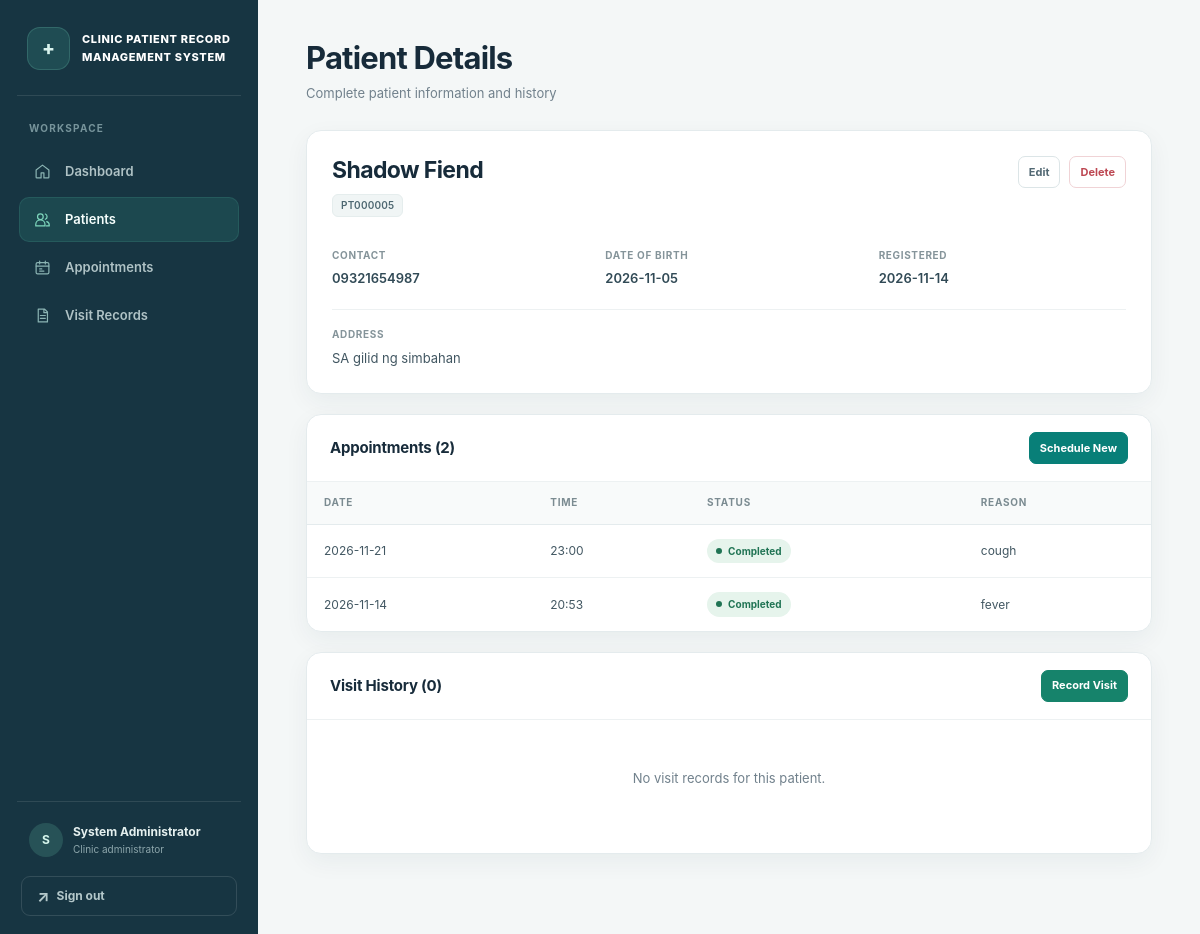
Page /patients/12 (signed in) on the committed database.
### tables this page shows
CREATE TABLE patients (
    patient_id INTEGER PRIMARY KEY AUTOINCREMENT,
    patient_code TEXT UNIQUE NOT NULL,
    name TEXT NOT NULL,
    contact TEXT,
    date_of_birth TEXT,
    address TEXT,
    created_at TEXT NOT NULL DEFAULT CURRENT_TIMESTAMP,
    updated_at TEXT NOT NULL DEFAULT CURRENT_TIMESTAMP
);

CREATE TABLE appointments (
    appointment_id INTEGER PRIMARY KEY AUTOINCREMENT,
    patient_id INTEGER NOT NULL,
    visit_date TEXT NOT NULL,
    time TEXT NOT NULL,
    status TEXT NOT NULL DEFAULT 'Scheduled',
    reason TEXT,
    created_at TEXT NOT NULL DEFAULT CURRENT_TIMESTAMP,
    updated_at TEXT NOT NULL DEFAULT CURRENT_TIMESTAMP,
    FOREIGN KEY (patient_id) REFERENCES patients(patient_id) ON DELETE CASCADE,
    CHECK (status IN ('Scheduled', 'Completed', 'Cancelled'))
);

### app.py (the view)
@app.route('/patients/<int:patient_id>')
@login_required
def patient_details(patient_id):
    patient = db.get_patient_by_id(patient_id)
    if not patient:
        flash('Patient not found.', 'error')
        return redirect(url_for('patients'))
    appointments = db.get_appointments_by_patient(patient_id)
    visits = db.get_visits_by_patient(patient_id)
    return render_template('patient_details.html', patient=patient, appointments=appointments, visits=visits)

### app.py (called while the page is built)
@app.after_request
def prevent_auth_page_caching(response):
    if request.endpoint in {'login', 'logout'}:
        response.headers['Cache-Control'] = 'no-store, no-cache, must-revalidate, max-age=0'
        response.headers['Pragma'] = 'no-cache'
        response.headers['Expires'] = '0'
    return response

def login_required(f):
    @wraps(f)
    def decorated_function(*args, **kwargs):
        if 'user_id' not in session:
            flash('Please log in to access this page.', 'error')
            return redirect(url_for('login'))
        return f(*args, **kwargs)
    return decorated_function

### database.py (called while the page is built)
def get_db_connection():
    conn = sqlite3.connect(DATABASE_PATH)
    conn.row_factory = sqlite3.Row
    conn.execute('PRAGMA foreign_keys = ON')
    return conn

def get_patient_by_id(patient_id):
    conn = get_db_connection()
    patient = conn.execute('SELECT * FROM patients WHERE patient_id = ?', (patient_id,)).fetchone()
    conn.close()
    return patient

def get_appointments_by_patient(patient_id):
    conn = get_db_connection()
    appointments = conn.execute(
        '''SELECT * FROM appointments
           WHERE patient_id = ?
           ORDER BY visit_date DESC, time DESC''',
        (patient_id,)
    ).fetchall()
    conn.close()
    return appointments

def get_visits_by_patient(patient_id):
    conn = get_db_connection()
    visits = conn.execute(
        '''SELECT * FROM visits
           WHERE patient_id = ?
           ORDER BY visit_date DESC''',
        (patient_id,)
    ).fetchall()
    conn.close()
    return visits

### templates/patient_details.html (shortened to what this page needs)
{% extends "base.html" %}
{% block content %}
<div class="content-header">
    <h1>Patient Details</h1>
    <p>Complete patient information and history</p>
</div>
<div class="patient-header">
    <div class="patient-title-row">
        <div>
            <h2>{{ patient.name }}</h2>
            <p class="patient-code">{{ patient.patient_code }}</p>
        </div>
        <div class="action-buttons">
            <a href="{{ url_for('edit_patient', patient_id=patient.patient_id) }}" class="btn btn-secondary btn-small">Edit</a>
            <form method="POST" action="{{ url_for('delete_patient', patient_id=patient.patient_id) }}" onsubmit="return confirm('Are you sure you want to delete this patient? This will also delete all associated appointments and visits.');">
                <button type="submit" class="btn btn-danger btn-small">Delete</button>
            </form>
        </div>
    </div>
    <div class="patient-info-grid">
        <div class="info-item">
            <label>Contact</label>
            <span>{{ patient.contact or '—' }}</span>
        </div>
        <div class="info-item">
            <label>Date of Birth</label>
            <span>{{ patient.date_of_birth or '—' }}</span>
        </div>
        <div class="info-item">
            <label>Registered</label>
            <span>{{ patient.created_at[:10] }}</span>
        </div>
    </div>
    {% if patient.address %}
    <div class="patient-address">
        <label>Address</label>
        <p>{{ patient.address }}</p>
    </div>
    {% endif %}
</div>
<div class="card">
    <div class="card-header">
        <h2>Appointments ({{ appointments|length }})</h2>
        <a href="{{ url_for('schedule_appointment', patient_id=patient.patient_id) }}" class="btn btn-primary btn-small">Schedule New</a>
    </div>
    {% if appointments %}
    <div class="table-container">
        <table class="data-table">
            <thead>
                <tr>
                    <th>Date</th>
                    <th>Time</th>
                    <th>Status</th>
                    <th>Reason</th>
                </tr>
            </thead>
            <tbody>
                {% for appointment in appointments %}
                <tr>
                    <td>{{ appointment.visit_date }}</td>
                    <td>{{ appointment.time }}</td>
                    <td>
                        <span class="status-badge status-{{ appointment.status.lower() }}">{{ appointment.status }}</span>
                    </td>
                    <td>{{ appointment.reason or '—' }}</td>
                </tr>
                {% endfor %}
            </tbody>
        </table>
    </div>
    {% else %}
    <div class="empty-state">
        <p>No appointments scheduled for this patient.</p>
    </div>
    {% endif %}
</div>
<div class="card">
    <div class="card-header">
        <h2>Visit History ({{ visits|length }})</h2>
        <a href="{{ url_for('record_visit', patient_id=patient.patient_id) }}" class="btn btn-success btn-small">Record Visit</a>
    </div>
    {% if visits %}
    <div class="timeline">
        {% for visit in visits %}
        <div class="timeline-item">
            <div class="timeline-date">{{ visit.visit_date }}</div>
            <div class="timeline-content">
                {% if visit.diagnosis %}
                <h4>{{ visit.diagnosis }}</h4>
                {% endif %}
                <p>{{ visit.notes }}</p>
            </div>
        </div>
        {% endfor %}
    </div>
    {% else %}
    <div class="empty-state">
        <p>No visit records for this patient.</p>
    </div>
    {% endif %}
</div>
{% endblock %}

### rows in the picture
patients: name "Shadow Fiend", patient_code "PT000005", contact "09321654987", date_of_birth "2026-11-05", created_at "2026-11-14", address "SA gilid ng simbahan"
appointments: visit_date "2026-11-21", time "23:00", status "Completed", reason "cough"
appointments: visit_date "2026-11-14", time "20:53", status "Completed", reason "fever"

### other values in the picture
{{ session.get('full_name', 'U')[:1] }} "S"
{{ session.get('full_name') }} "System Administrator"
{{ appointments|length }} "2"
{{ visits|length }} "0"
